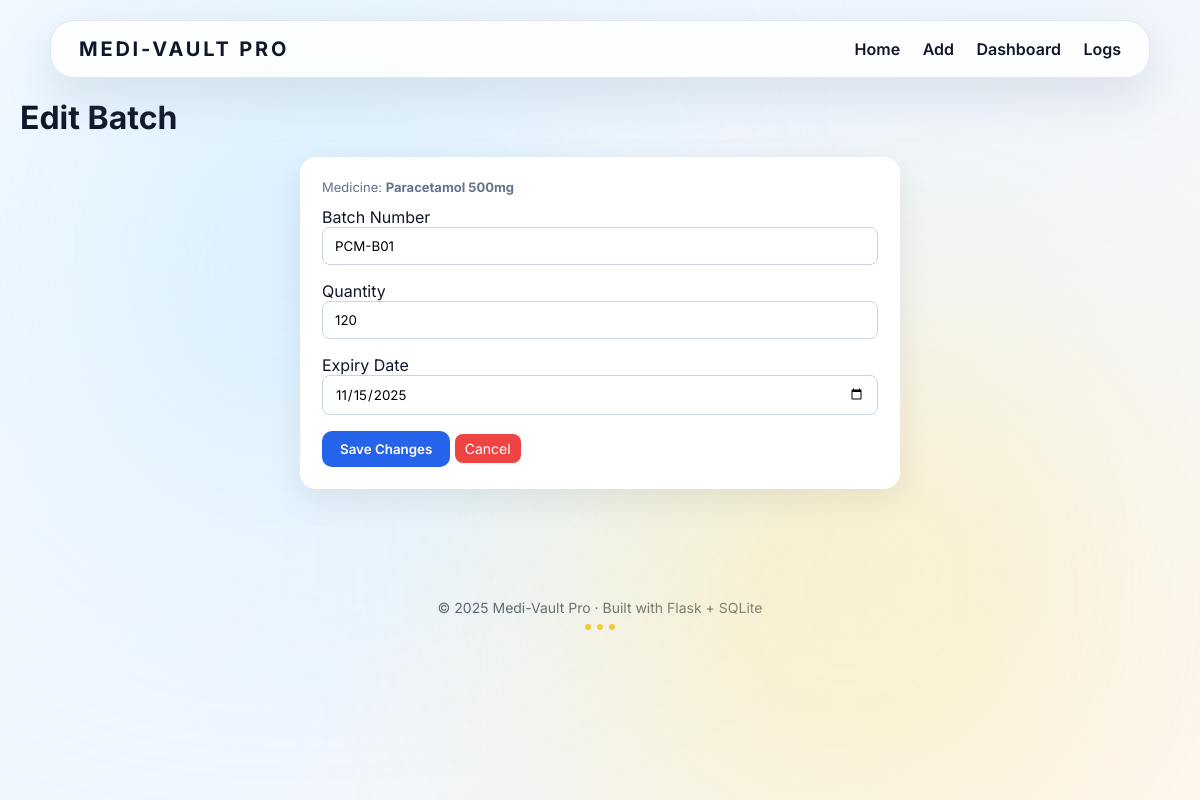
The page /edit_batch/1 on the database its author committed.
### tables this page shows
CREATE TABLE medicines(
    id INTEGER PRIMARY KEY AUTOINCREMENT,
    name TEXT NOT NULL,
    category_id INTEGER,
    description TEXT,
    created_at TEXT DEFAULT CURRENT_TIMESTAMP,
    FOREIGN KEY(category_id) REFERENCES categories(id) ON DELETE SET NULL
);

CREATE TABLE batches(
    id INTEGER PRIMARY KEY AUTOINCREMENT,
    medicine_id INTEGER NOT NULL,
    batch_no TEXT,
    quantity INTEGER DEFAULT 0,
    expiry_date TEXT,
    created_at TEXT DEFAULT CURRENT_TIMESTAMP,
    FOREIGN KEY(medicine_id) REFERENCES medicines(id) ON DELETE CASCADE
);

### app.py (the view, shortened to what this page needs)
@app.route("/edit_batch/<int:batch_id>", methods=["GET", "POST"])
def edit_batch(batch_id):
    conn = get_conn()
    cur = conn.cursor()
    cur.execute(
        """
        SELECT b.id, b.batch_no, b.quantity, b.expiry_date, m.name AS medicine_name
        FROM batches b JOIN medicines m ON m.id = b.medicine_id
        WHERE b.id = ?
        """,
        (batch_id,),
    )
    batch = cur.fetchone()
    conn.close()
    if not batch:
        flash("Batch not found", "danger")
        return redirect(url_for("home"))
    return render_template("edit_batch.html", batch=batch)

### app.py (called while the page is built)
@app.context_processor
def inject_now():
    return {"now": datetime.utcnow}

def get_conn():
    conn = sqlite3.connect(DB_PATH)
    conn.row_factory = sqlite3.Row
    conn.execute("PRAGMA foreign_keys = ON;")
    return conn

### templates/edit_batch.html
{% extends 'layout.html' %}
{% block content %}
<h1 class="title">Edit Batch</h1>
<div class="form-card">
  <form method="POST">
    <p class="muted" style="margin-bottom:12px;">Medicine: <strong>{{ batch.medicine_name }}</strong></p>
    <label>Batch Number</label>
    <input name="batch_no" value="{{ batch.batch_no or '' }}">
    <label>Quantity</label>
    <input name="quantity" type="number" min="0" value="{{ batch.quantity }}">
    <label>Expiry Date</label>
    <input name="expiry" type="date" value="{{ batch.expiry_date }}">
    <button class="primary" type="submit">Save Changes</button>
    <a class="danger" href="/">Cancel</a>
  </form>
</div>
{% endblock %}

### static/style.css (style rules this page uses)
* { margin:0; padding:0; box-sizing:border-box; font-family: "Inter", Arial, sans-serif; }
body { background: linear-gradient(135deg,#f7fbff,#eff6ff,#fff8f3); color:#0f172a; min-height:100vh; position:relative; overflow-x:hidden; }
.muted { color:#64748b; font-size:13px; }
.form-card { background:white; padding:22px; border-radius:16px; max-width:600px; margin:20px auto; box-shadow:0 10px 35px rgba(0,0,0,0.08); }
.form-card input, .form-card textarea, .form-card select { width:100%; padding:10px 12px; border-radius:8px; border:1px solid #cbd5e0; margin-bottom:16px; }
.primary { border:none; background:#2563eb; color:#fff; font-weight:600; padding:10px 18px; border-radius:10px; cursor:pointer; }
.danger { background:#ef4444; color:white; padding:6px 10px; text-decoration:none; border-radius:8px; font-size:14px; }

### rows shown on the page
medicines: medicine_name "Paracetamol 500mg"
batches: batch_no "PCM-B01", quantity "120", expiry "11/15/2025"
